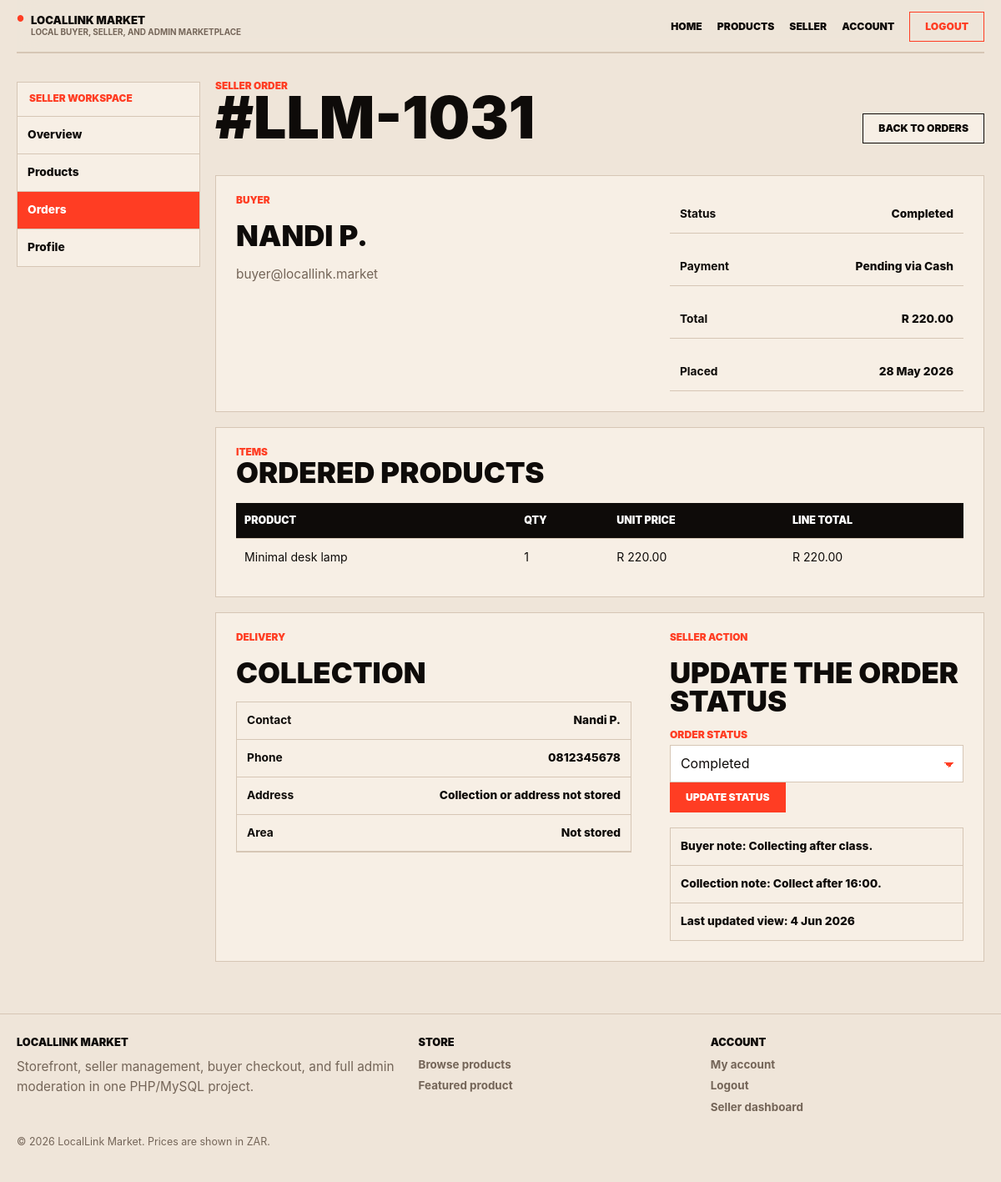
/seller-order.php?id=2 (signed in), run on the app's committed database.
### tables this page shows
CREATE TABLE IF NOT EXISTS products (
  id INT UNSIGNED AUTO_INCREMENT PRIMARY KEY,
  seller_id INT UNSIGNED DEFAULT NULL,
  category_id INT UNSIGNED NOT NULL,
  title VARCHAR(150) NOT NULL,
  description TEXT NOT NULL,
  price DECIMAL(10,2) NOT NULL,
  stock INT UNSIGNED NOT NULL DEFAULT 0,
  status ENUM('active', 'inactive', 'pending_review', 'archived') NOT NULL DEFAULT 'active',
  image_path VARCHAR(255) DEFAULT NULL,
  created_at TIMESTAMP DEFAULT CURRENT_TIMESTAMP,
  updated_at TIMESTAMP DEFAULT CURRENT_TIMESTAMP ON UPDATE CURRENT_TIMESTAMP,
  CONSTRAINT fk_products_category
    FOREIGN KEY (category_id) REFERENCES categories(id),
  CONSTRAINT fk_products_seller
    FOREIGN KEY (seller_id) REFERENCES users(id)
    ON DELETE SET NULL
);

CREATE TABLE IF NOT EXISTS orders (
  id INT UNSIGNED AUTO_INCREMENT PRIMARY KEY,
  order_number VARCHAR(20) NOT NULL UNIQUE,
  user_id INT UNSIGNED NOT NULL,
  seller_id INT UNSIGNED DEFAULT NULL,
  status ENUM('pending', 'paid', 'processing', 'ready', 'completed', 'cancelled') NOT NULL DEFAULT 'pending',
  payment_status ENUM('pending', 'awaiting_confirmation', 'paid', 'failed') NOT NULL DEFAULT 'pending',
  subtotal_amount DECIMAL(10,2) NOT NULL DEFAULT 0.00,
  delivery_fee DECIMAL(10,2) NOT NULL DEFAULT 0.00,
  total_amount DECIMAL(10,2) NOT NULL,
  delivery_method ENUM('collection', 'standard_delivery', 'express_delivery') NOT NULL DEFAULT 'collection',
  buyer_note TEXT DEFAULT NULL,
  created_at TIMESTAMP DEFAULT CURRENT_TIMESTAMP,
  updated_at TIMESTAMP DEFAULT CURRENT_TIMESTAMP ON UPDATE CURRENT_TIMESTAMP,
  CONSTRAINT fk_orders_user
    FOREIGN KEY (user_id) REFERENCES users(id)
    ON DELETE CASCADE,
  CONSTRAINT fk_orders_seller
    FOREIGN KEY (seller_id) REFERENCES users(id)
    ON DELETE SET NULL
);

### seller-order.php (the view, shortened to what the rows shown need)
<?php
require __DIR__ . '/includes/seller_tools.php';
$sellerUser = seller_require_account();
$orderId = isset($_GET['id']) ? max(0, (int) $_GET['id']) : 0;
$order = $orderId > 0 ? seller_get_order_for_user($sellerUser, $orderId) : null;
$statusOptions = seller_order_status_options();
    ?>
    <?php
require __DIR__ . '/includes/header.php';
?>
<section class="page section dashboard">
  <div class="stack">
    <div class="section-head">
      <div>
        <h1><?php echo htmlspecialchars($order['code']); ?></h1>
      </div>
    </div>
    <div class="card split info-card">
      <div class="stack">
        <h2><?php echo htmlspecialchars($order['buyer_name']); ?></h2>
      </div>
    </div>
    <section class="card table-card">
      <div class="section-head">
        <div>
          <h2>Ordered products</h2>
        </div>
      </div>
      <table>
        <thead>
          <tr><th>Product</th><th>Qty</th><th>Unit price</th><th>Line total</th></tr>
        </thead>
        <tbody>
          <?php foreach ($order['items'] as $item): ?>
            <tr>
              <td><?php echo htmlspecialchars($item['title']); ?></td>
              <td><?php echo (int) $item['quantity']; ?></td>
              <td><?php echo htmlspecialchars($item['unit_price']); ?></td>
              <td><?php echo htmlspecialchars($item['line_total']); ?></td>
            </tr>
          <?php endforeach; ?>
        </tbody>
      </table>
    </section>
    <div class="card split info-card">
      <div class="stack">
        <h2><?php echo htmlspecialchars($order['delivery_method']); ?></h2>
      </div>
      <div class="stack">
        <h2>Update the order status</h2>
        <form method="post" action="<?php echo htmlspecialchars(app_url('seller-order.php?id=' . $orderId)); ?>">
          <div class="field">
            <label for="status">Order status</label>
            <select id="status" name="status">
              <?php foreach ($statusOptions as $status): ?>
                <option value="<?php echo htmlspecialchars($status); ?>" <?php echo $order['raw_status'] === $status ? 'selected' : ''; ?>>
                  <?php echo htmlspecialchars(seller_humanize_order_status($status)); ?>
                </option>
              <?php endforeach; ?>
            </select>
          </div>
        </form>
        <div class="feature-list">
          <div>Buyer note: <?php echo htmlspecialchars($order['buyer_note'] !== '' ? $order['buyer_note'] : 'No note was saved with this order.'); ?></div>
          <div>Collection note: <?php echo htmlspecialchars($order['collection_note'] !== '' ? $order['collection_note'] : 'No collection note stored.'); ?></div>
          <div>Last updated view: <?php echo htmlspecialchars($order['updated_on']); ?></div>
        </div>
      </div>
    </div>
  </div>
</section>
<?php require __DIR__ . '/includes/footer.php'; ?>

### data on the page
products: title "Minimal desk lamp", quantity "1", unit_price "R 220.00", line_total "R 220.00"
orders: status "Completed", buyer_note "Collecting after class."

### other printed values
$item['label'] "Overview"
$item['label'] "Products"
$item['label'] "Orders"
$item['label'] "Profile"
$order['code'] "#LLM-1031"
$order['buyer_name'] "NANDI P."
$order['status'] "Completed"
$order['payment_status'] . ' via ' . $order['payment_method'] "Pending via Cash"
$order['total'] "R 220.00"
$order['placed_on'] "28 May 2026"
$order['delivery_method'] "COLLECTION"
$order['contact_name'] !== '' ? $order['contact_name'] : 'Not stored' "Nandi P."
$order['phone_number'] !== '' ? $order['phone_number'] : 'Not stored' "0812345678"
$order['updated_on'] "4 Jun 2026"
